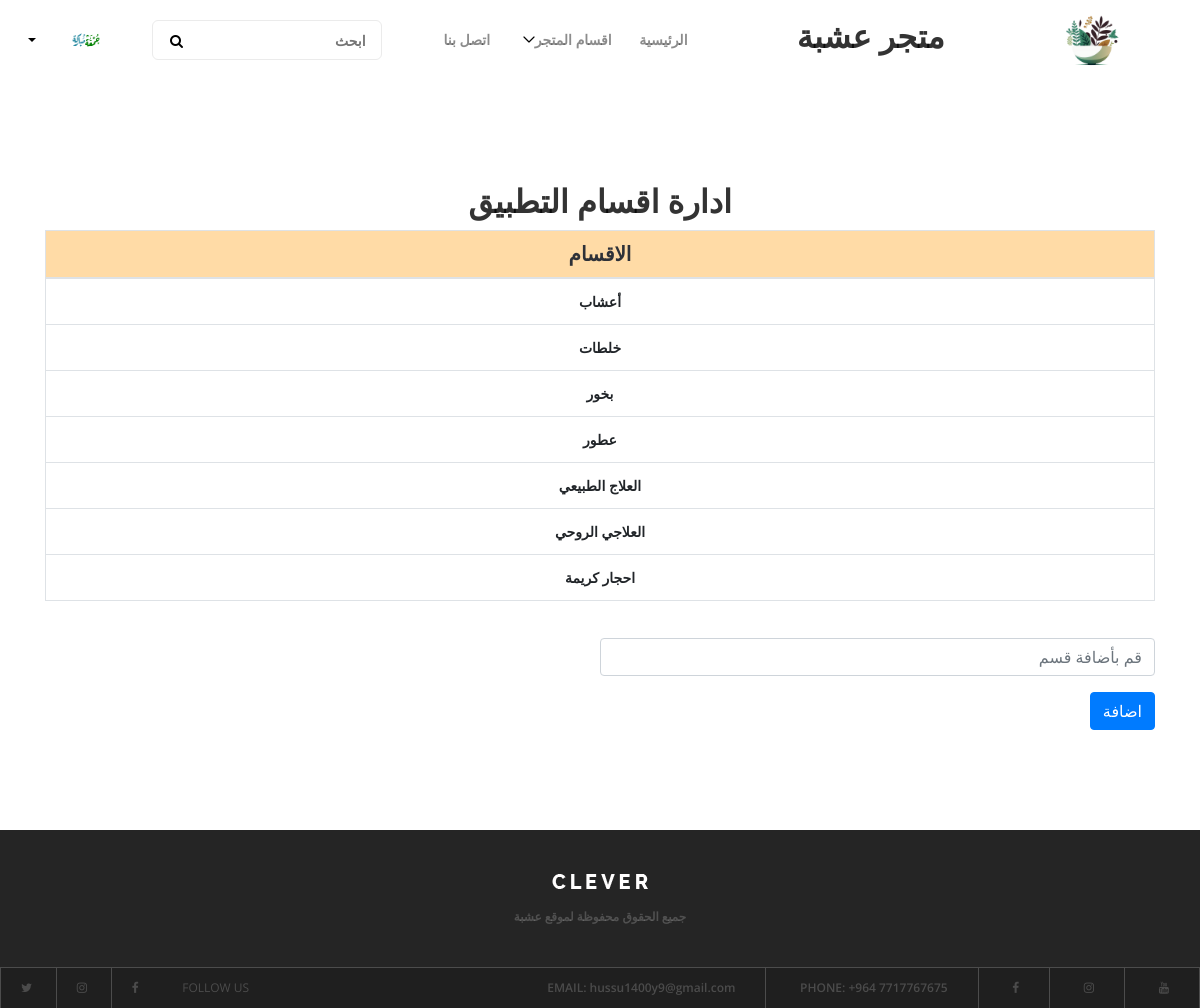
The page /catmanage/ (signed in) on the database its author committed.
### accounts/models.py (models this page shows, shortened)
class Profile(models.Model):
   user_id = models.OneToOneField(User, on_delete=models.CASCADE)
   phone = models.BigIntegerField(verbose_name='رقم الهاتف')
   img = models.ImageField(upload_to='media/usrimg/', default='media/usrimg/default.png', verbose_name='الصورة')

### products/models.py (models this page shows, shortened)
class Category(models.Model):
    cat_name = models.CharField(max_length=150)

### products/views.py (the view)
# urls.py: path('catmanage/', Cating, name="cating"),
def Cating(request):
    if request.user.is_authenticated:
        if request.user.is_staff:
            user = Profile.objects.get(user_id=request.user)
            category = Category.objects.all()
            if request.method == "POST":
                ct = request.POST.get('catname')
                newcat = Category(cat_name=ct)
                newcat.save()
                return redirect('cating')
            return render(request, 'catsmanage.html', {'cats': category, 'users': user})
        else:
            return redirect('home')
    else:
        return redirect('home')

### products/templates/catsmanage.html (shortened to what this page needs)
{% extends 'base.html' %}
                {% block container %}
<div class="container">
    <h2 class="text-center">ادارة اقسام التطبيق</h2>
    <table class="table table-bordered" >
        <thead class="tab-menu-heading">
            <tr>
                <th class="text-center font-weight-bold" style="font-size:20px;background-color: #FFDBA6">الاقسام</th>
            </tr>
        </thead>
        <tbody>
            {% for cat in cats %}
            <tr>
                <td style="font-weight:800" class="text-center">{{cat.cat_name}}</td>
            </tr>
{% endfor %}
        </tbody>
    </table>
    <form method="POST" style="width:50%">
        <div class="form-group">
        <br>
            <input type="text" class="form-control" name="catname" placeholder="قم بأضافة قسم">
        </div>
        <button type="submit" class="btn btn-primary">اضافة</button>
    </form>
</div>
{% endblock container %}

### templates/base.html (shortened to what this page needs)
<!DOCTYPE html>
{% load static %}
<html dir="ltr">
<head>
    <link type="text/css" href="{% static 'css\style.css' %} " rel="stylesheet" />
    <link href="{% static 'style.css' %} " rel="stylesheet" />
</head>
<body  dir="rtl" style="text-align: right">
    <header class="header-area">
        <div class="clever-main-menu">
            <div class="classy-nav-container breakpoint-off">
                <nav class="classy-navbar justify-content-between" id="cleverNav">
                    <a class="nav-brand" href="{% url 'home' %}"><img src="{% static 'img/core-img/122.png' %}" alt=""  width=100px></a>
<H2 class="navbar-expand-md">متجر عشبة</H2>
                    <div class="classy-menu">
                        <div class="classynav">
                            <ul>
                                <li><a href="{% url 'home' %}">الرئيسية</a></li>
                                <li><a href="#" >اقسام المتجر</a>
                                </li>
                                <li><a href="{% url 'home' %}">اتصل بنا</a></li>
                            </ul>
                            {% block search %}
                                <div class="search-area">
                                <form action="#" method="post">
                                    <input type="search" name="search" id="search" placeholder="ابحث">
                                    <button type="submit"><i class="fa fa-search" aria-hidden="true"></i></button>
                                </form>
                            </div>
{% endblock search %}
							{% if request.user.is_authenticated %}
							<div class="login-state d-flex align-items-center">
                                <div class=" ">
                                    <img class="avatar" src="{{users.img.url}}" alt="">
                                </div>
                                <div class="user-name mr-30">
                                    <div class="dropdown">
                                        <a class="dropdown-toggle" href="#" role="button" id="userName" data-toggle="dropdown" aria-haspopup="true" aria-expanded="false">{{users.user_id.first_name}}</a>
                                    </div>
                                </div>
							</div>
							{% else %}
							<div class="register-login-area">
                                <a href="{% url 'reg' %}" class="btn">تسجيل</a>
								<a href="{% url 'login' %}" class="btn active">تسجيل الدخول</a>
                            </div>
							{% endif %}
						</div>
                    </div>
                </nav>
            </div>
        </div>
    </header>
    <section class="popular-courses-area section-padding-100">
		{% block container %}
		{% endblock container %}
    </section>
    <footer class="footer-area">
        <div class="top-footer-area">
            <div class="container">
                <div class="row">
                    <div class="col-12">
                        <div class="footer-logo">
                            <a href="index.html"><img src="img/core-img/logo2.png" alt=""></a>
                        </div>
                        <p><a href="#">
<a href="{% url 'home' %}" >جميع الحقوق محفوظة لموقع عشبة  </a>
</p>
                    </div>
                </div>
            </div>
        </div>
        <div class="bottom-footer-area d-flex justify-content-between align-items-center">
            <div class="contact-info">
                <a href="https://www.youtube.com/@hussu1400"><i class="fa fa-youtube" aria-hidden="true"></i></a>
                 <a href="#"><i class="fa fa-instagram" aria-hidden="true"></i></a>
                <a href="https://www.facebook.com/marks.aliakbar"><i class="fa fa-facebook" aria-hidden="true"></i></a>
                <a href="#"><span>Phone:</span> +964 7717767675</a>
                <a href="#"><span>Email:</span> hussu1400y9@gmail.com</a>
            </div>
            <div class="follow-us">
                <span>Follow us</span>
                <a href="#"><i class="fa fa-facebook" aria-hidden="true"></i></a>
                <a href="#"><i class="fa fa-instagram" aria-hidden="true"></i></a>
                <a href="#"><i class="fa fa-twitter" aria-hidden="true"></i></a>
            </div>
        </div>
    </footer>
</body>
</html>

### static/style.css (style rules this page uses)
* { margin: 0; padding: 0; }
body { font-family: "Open Sans", sans-serif; font-size: 14px; font-weight: 400; }
h1, h2, h3, h4, h5, h6 { color: rgba(0, 0, 0, 0.8); line-height: 1.3; font-weight: 700; }
p { font-family: "Raleway", sans-serif; color: #5a5a5a; font-size: 14px; line-height: 1.8; font-weight: 400; }
a, a:hover, a:focus { -webkit-transition-duration: 500ms; transition-duration: 500ms; text-decoration: none; outline: 0 solid transparent; color: rgba(0, 0, 0, 0.8); font-weight: 600; font-size: 14px; }
ul, ol { margin: 0; }
ul li, ol li { list-style: none; }
img { height: auto; max-width: 100%; }
.mr-30 { margin-right: 30px !important; }
.section-padding-100 { padding-top: 100px; padding-bottom: 100px; }
.header-area { position: relative; z-index: 200; }
.clever-main-menu { position: relative; z-index: 1; width: 100%; height: 80px; }
.clever-main-menu .classy-navbar { height: 80px; }
.clever-main-menu .classynav ul li a { color: rgba(0, 0, 0, 0.45); font-weight: 600; }
.clever-main-menu .search-area { position: relative; z-index: 1; }
.clever-main-menu .search-area form { position: relative; z-index: 10; width: 230px; height: 40px; margin: 0 50px; }
.clever-main-menu .search-area form input { width: 100%; height: 40px; border-radius: 6px; border: 1px solid #ebebeb; padding: 0 15px 0 50px; font-size: 14px; color: rgba(0, 0, 0, 0.35); font-weight: 600; -webkit-transition-duration: 500ms; transition-duration: 500ms; }
.clever-main-menu .search-area form button { position: absolute; width: 50px; height: 40px; background-color: transparent; top: 0; left: 0; z-index: 10; border: none; text-align: center; cursor: pointer; outline: none; }
.login-state { position: relative; z-index: 1; }
.login-state .user-name .dropdown .dropdown-toggle { font-size: 14px; font-weight: 700; color: #000; }
.popular-courses-area { position: relative; z-index: 1; background-repeat: repeat; }
.top-footer-area { position: relative; z-index: 1; background-color: #252525; padding: 40px 0; text-align: center; border-bottom: 1px solid #4c4c4c; }
.top-footer-area .footer-logo { display: block; margin-bottom: 15px; }
.top-footer-area p { margin-bottom: 0; font-size: 12px; color: rgba(255, 255, 255, 0.2); font-family: "Open Sans", sans-serif; }
.top-footer-area p a { color: rgba(255, 255, 255, 0.2); font-size: 12px; font-family: "Open Sans", sans-serif; }
.bottom-footer-area { position: relative; z-index: 1; width: 100%; height: 40px; background-color: #1f1f1f; }
.bottom-footer-area .contact-info { position: relative; z-index: 1; }
.bottom-footer-area .contact-info a { display: inline-block; height: 40px; padding: 0 30px; line-height: 40px; color: rgba(255, 255, 255, 0.2); font-size: 12px; border-right: 1px solid #4c4c4c; }
.bottom-footer-area .contact-info a span { text-transform: uppercase; }
.bottom-footer-area .follow-us { position: relative; z-index: 1; }
.bottom-footer-area .follow-us span { display: inline-block; height: 40px; padding: 0 20px; line-height: 40px; color: rgba(255, 255, 255, 0.2); font-size: 12px; text-transform: uppercase; }
.bottom-footer-area .follow-us a { display: inline-block; height: 40px; padding: 0 20px; line-height: 40px; color: rgba(255, 255, 255, 0.2); font-size: 12px; border-left: 1px solid #4c4c4c; }

### rows shown on the page
Profile: img (picture)
Category: cat_name "أعشاب"
Category: cat_name "خلطات"
Category: cat_name "بخور"
Category: cat_name "عطور"
Category: cat_name "العلاج الطبيعي"
Category: cat_name "العلاجي الروحي"
Category: cat_name "احجار كريمة"
